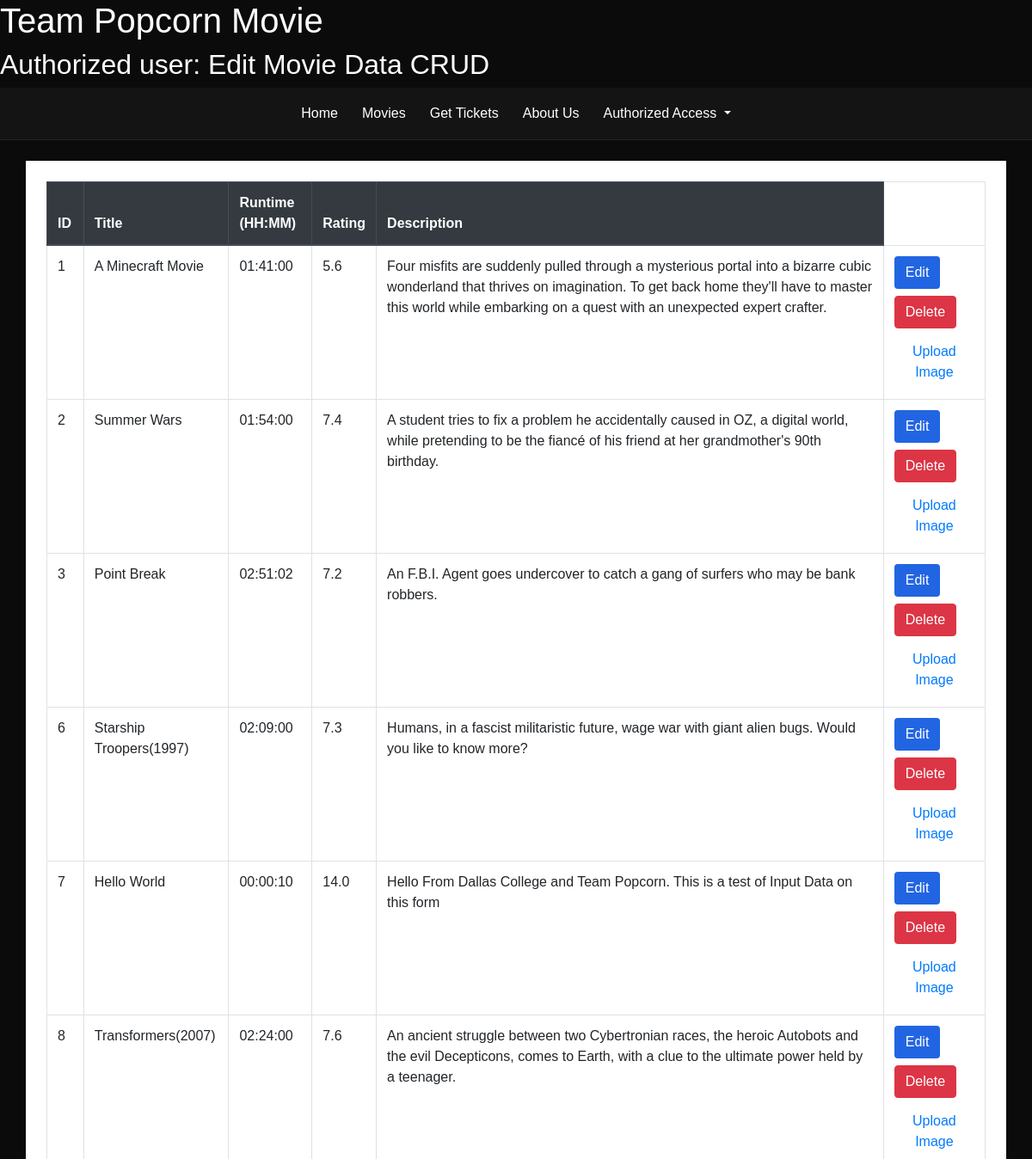
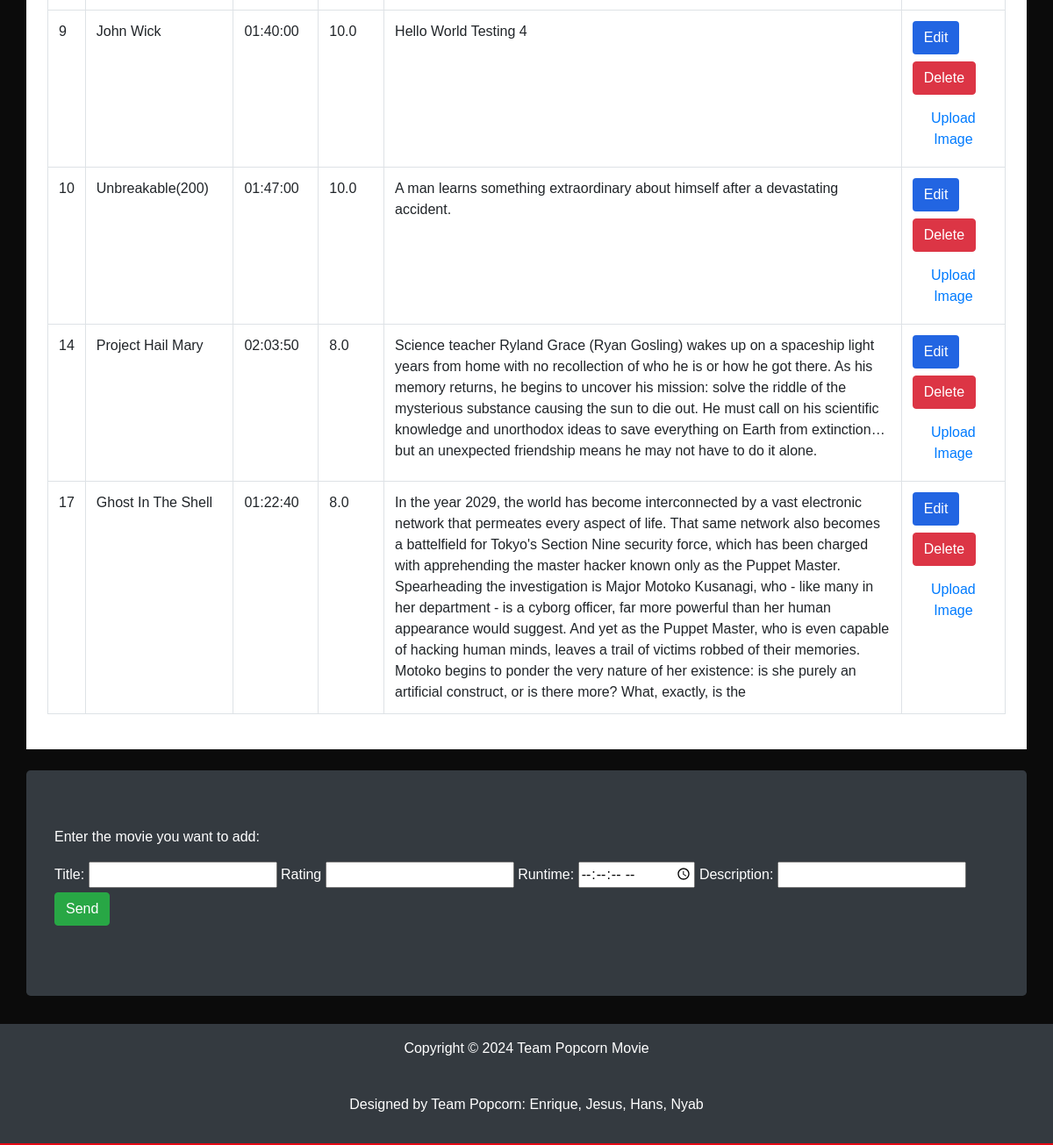
/pages/Movie-Database.php, run on the app's committed database (2 pictures, top to bottom).
### tables this page shows
CREATE TABLE `movies` (
  `movie_id` int(11) NOT NULL,
  `title` varchar(200) NOT NULL,
  `runtime` time NOT NULL,
  `rating` decimal(3,1) NOT NULL,
  `description` text NOT NULL,
  `image` varchar(255) NOT NULL,
  `trailer_url` varchar(255) NOT NULL
);

### pages/Movie-Database.php (the view, shortened to what this page needs)
<!DOCTYPE html>
<html lang="en">
<?php include "../config/header.php" ;?>
<body>
    <div>
        <h1 >Team Popcorn Movie</h1>
        <h2>Authorized user: Edit Movie Data CRUD</h2>
    </div>
    <nav class="navbar navbar-expand-lg bg-dark navbar-dark justify-content-center">
        <ul class="nav  nav-pills nav-fill">
            <li class="nav-item">
                <a class="nav-link text-white" href="../index.php">Home</a>
            </li>
            <li class="nav-item"><a class="nav-link text-white" href="movie-cards.php">Movies</a></li>
            <li class="nav-item">
                <a class="nav-link text-white" href="tickets-purchase.php">Get Tickets</a>
            </li>
            <li class="nav-item">
                <a class="nav-link text-white" href="aboutus.php">About Us</a>
            </li>
            <li class="nav-item dropdown">
                <a class="nav-link text-white dropdown-toggle" href="#" id="navbarDropdown" role="button" data-toggle="dropdown" aria-haspopup="true" aria-expanded="false">
                    Authorized Access
                </a>
            </li>
        </ul>
    </nav>
    <div>
        <div class="container-xl mt-4 p-4 bg-white ">
            <table class="table table-bordered table-hover> ">
                <thead class="thead-dark">
                    <th>ID</th>
                    <th>Title</th>
                    <th>Runtime (HH:MM)</th>
                    <th>Rating</th>
                    <th>Description</th>
                </thead>
                <tbody>
                    <?php
                    include "../config/connection.php";
                    $sql = "SELECT * FROM `movies`";
                    $result = $connection->query($sql);
                    while($row = $result->fetch_assoc()){
                        echo "<tr>
                            <td>" . $row["movie_id"] ."</td>
                            <td>" . $row["title"] ."</td>
                            <td>" . $row["runtime"] ."</td>
                            <td>" . $row["rating"] ."</td>
                            <td>" . $row["description"] ."</td>
                            <td>
                            <a href='../handlers/movies-edit.php?id=" . $row["movie_id"] . "' class='btn mb-2' style='background-color: #2265e2; color: white;'>Edit</a>
                            <a href='../handlers/movies-delete.php?id=" . $row["movie_id"] . "' onclick='return confirm(\"Delete this movie?\")' class='btn btn-danger mb-2'>Delete</a>
                            <a href='../handlers/movies-uploadimage.php?id=" . $row["movie_id"] . "' class='btn btn-link'>Upload Image</a>
                            </td>
                        </tr>";
                    }
                    ?>
                </tbody>
            </table>
        </div>
    </div>
    <div class="container jumbotron bg-dark text-white mt-4">
        <p> Enter the movie you want to add:</p>
        <form class="form-group " action="../handlers/movies-save.php" method="post">
            <label for="title">Title: </label>
            <input type="text" id="title" name="title" required >
            <label for="rating">Rating</label>
            <input type ="text" id="number" name="rating" min="0.0" step="0.1" max="10.0" required ></input>
            <label for="runtime">Runtime: </label>
            <input type="time" id="runtime" name="runtime" step="1" required>
            <label for="description">Description: </label>
            <input type="text"id="desc" name="description" required >
           <button class="btn btn-success" type="submit">Send</button>
        </form>
    </div>
<div class="container-fluid  bg-dark text-white text-center p-3 mt-3 ">
    <footer>
    <p>Copyright &copy; 2024 Team Popcorn Movie</p>
    <br>
    <p> Designed by Team Popcorn: Enrique, Jesus, Hans, Nyab</p>
    </footer>
</div>
</body>
</html>

### config/style2.css (style rules this page uses)
body { background: #0b0b0b; color: #fff; font-family: Arial, Helvetica, sans-serif; margin: 0; padding: 0; }
.container-fluid.bg-dark { border-bottom: 2px solid #e50914; }
.navbar { background-color: #141414 !important; border-bottom: 1px solid #222; position: relative; z-index: 1050; overflow: visible !important; }
.navbar .nav-link { color: #fff !important; font-weight: 500; padding: 10px 14px; border-radius: 6px; }

### data on the page
movies: movie_id "1", title "A Minecraft Movie", runtime "01:41:00", rating "5.6", description "Four misfits are suddenly pulled through a mysterious portal into a bizarre cubic wonderland that thrives on imagination. To get back home they'll have to master this world while embarking on a quest with an unexpected expert crafter."
movies: movie_id "2", title "Summer Wars", runtime "01:54:00", rating "7.4", description "A student tries to fix a problem he accidentally caused in OZ, a digital world, while pretending to be the fiancé of his friend at her grandmother's 90th birthday."
movies: movie_id "3", title "Point Break", runtime "02:51:02", rating "7.2", description "An F.B.I. Agent goes undercover to catch a gang of surfers who may be bank robbers."
movies: movie_id "6", title "Starship Troopers(1997)", runtime "02:09:00", rating "7.3", description "Humans, in a fascist militaristic future, wage war with giant alien bugs. Would you like to know more?"
movies: movie_id "7", title "Hello World", runtime "00:00:10", rating "14.0", description "Hello From Dallas College and Team Popcorn. This is a test of Input Data on this form"
movies: movie_id "8", title "Transformers(2007)", runtime "02:24:00", rating "7.6", description "An ancient struggle between two Cybertronian races, the heroic Autobots and the evil Decepticons, comes to Earth, with a clue to the ultimate power held by a teenager."
movies: movie_id "9", title "John Wick", runtime "01:40:00", rating "10.0", description "Hello World Testing 4"
movies: movie_id "10", title "Unbreakable(200)", runtime "01:47:00", rating "10.0", description "A man learns something extraordinary about himself after a devastating accident."
movies: movie_id "14", title "Project Hail Mary", runtime "02:03:50", rating "8.0", description "Science teacher Ryland Grace (Ryan Gosling) wakes up on a spaceship light years from home with no recollection of who he is or how he got there. As his memory returns, he begins to uncover his mission: solve the riddle of the mysterious substance causing the sun to die out. He must call on his scientific knowledge and unorthodox ideas to save everything on Earth from extinction… but an unexpected friendship means he may not have to do it alone."
movies: movie_id "17", title "Ghost In The Shell", runtime "01:22:40", rating "8.0", description "In the year 2029, the world has become interconnected by a vast electronic network that permeates every aspect of life. That same network also becomes a battelfield for Tokyo's Section Nine security force, which has been charged with apprehending the master hacker known only as the Puppet Master. Spearheading the investigation is Major Motoko Kusanagi, who - like many in her department - is a cyborg officer, far more powerful than her human appearance would suggest. And yet as the Puppet Master, who is even capable of hacking human minds, leaves a trail of victims robbed of their memories. Motoko begins to ponder the very nature of her existence: is she purely an artificial construct, or is…"
